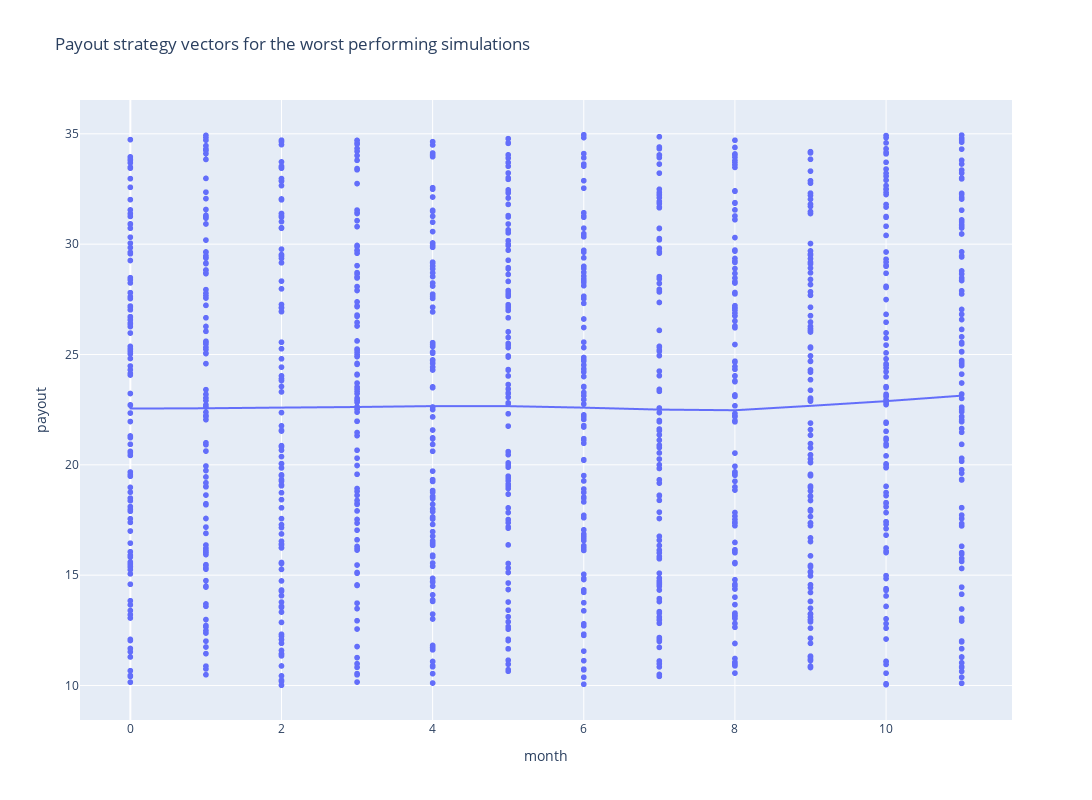

The cell this chart's notebook holds for it:
### Code cell
px.scatter(pv_wide.query("simulation in @bottom_100"), 
        x = 'month', 
        y = 'payout', 
        #color = 'simulation',
        trendline= 'lowess',
        hover_data = ['simulation','profit'],
         title = "Payout strategy vectors for the worst performing simulations",
         height = 800,
         width = 1500).show()

### Figure 1 — Plotly figure (JSON) as saved in the notebook; plotly's stock layout.template omitted (floating-point values rounded to 4 significant figures; data arrays with more than 128 entries replaced by an {"elided": "..."} marker saying what was removed)
{"data": [{"customdata": {"elided": "1200x2 float values"}, "hovertemplate": "month=%{x}<br>payout=%{y}<br>simulation=%{customdata[0]}<br>profit=%{customdata[1]}<extra></extra>", "legendgroup": "", "marker": {"color": "#636efa", "symbol": "circle"}, "mode": "markers", "name": "", "showlegend": false, "type": "scattergl", "x": {"elided": "1200 int values"}, "xaxis": "x", "y": {"elided": "1200 float values"}, "yaxis": "y"}, {"hovertemplate": "<b>LOWESS trendline</b><br><br>month=%{x}<br>payout=%{y} <b>(trend)</b><extra></extra>", "legendgroup": "", "marker": {"color": "#636efa", "symbol": "circle"}, "mode": "lines", "name": "", "showlegend": false, "type": "scattergl", "x": {"elided": "1200 int values"}, "xaxis": "x", "y": {"elided": "1200 float values"}, "yaxis": "y"}], "layout": {"height": 800, "legend": {"tracegroupgap": 0}, "title": {"text": "Payout strategy vectors for the worst performing simulations"}, "width": 1500, "xaxis": {"anchor": "y", "domain": [0, 1], "title": {"text": "month"}}, "yaxis": {"anchor": "x", "domain": [0, 1], "title": {"text": "payout"}}}}
